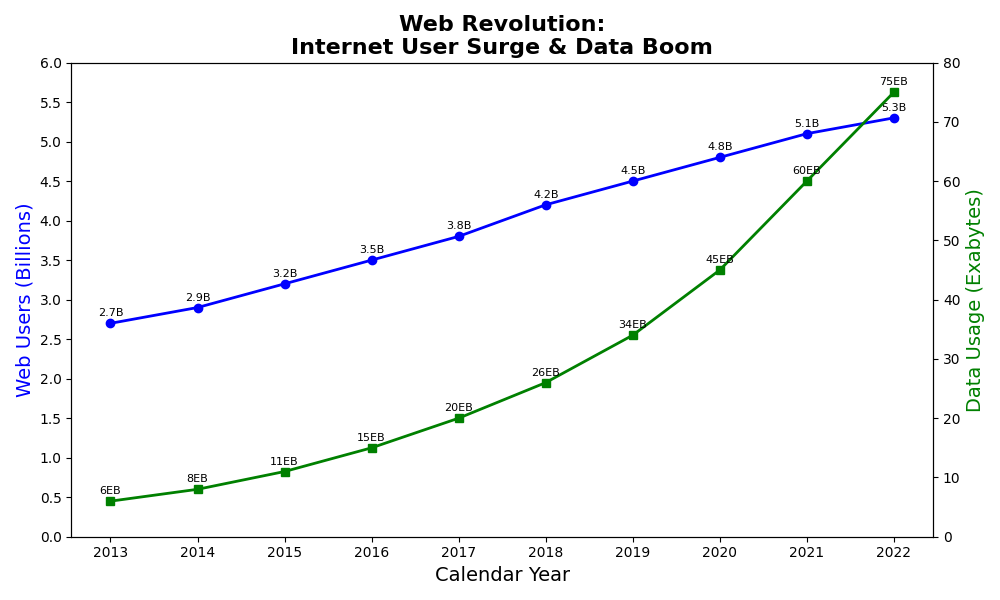

Here is the Python script that generated this plot:
import matplotlib.pyplot as plt
import numpy as np

years = np.array([2013, 2014, 2015, 2016, 2017, 2018, 2019, 2020, 2021, 2022])
internet_users = np.array([2.7, 2.9, 3.2, 3.5, 3.8, 4.2, 4.5, 4.8, 5.1, 5.3])
bandwidth_usage = np.array([6, 8, 11, 15, 20, 26, 34, 45, 60, 75])

fig, ax1 = plt.subplots(figsize=(10, 6))

ax1.plot(years, internet_users, marker='o', linestyle='-', linewidth=2, color='blue')
for i, txt in enumerate(internet_users):
    ax1.annotate(f'{txt}B', (years[i], internet_users[i]), textcoords="offset points", xytext=(0,5), ha='center', fontsize=8)

ax2 = ax1.twinx()
ax2.plot(years, bandwidth_usage, marker='s', linestyle='-', linewidth=2, color='green')
for i, txt in enumerate(bandwidth_usage):
    ax2.annotate(f'{txt}EB', (years[i], bandwidth_usage[i]), textcoords="offset points", xytext=(0,5), ha='center', fontsize=8)

plt.title("Web Revolution:\nInternet User Surge & Data Boom", fontsize=16, fontweight='bold')
ax1.set_xlabel("Calendar Year", fontsize=14)
ax1.set_ylabel("Web Users (Billions)", fontsize=14, color='blue')
ax2.set_ylabel("Data Usage (Exabytes)", fontsize=14, color='green')

ax1.set_xticks(years)
ax1.set_yticks(np.arange(0, 6.5, 0.5))
ax2.set_yticks(np.arange(0, 85, 10))

plt.tight_layout()
plt.show()
